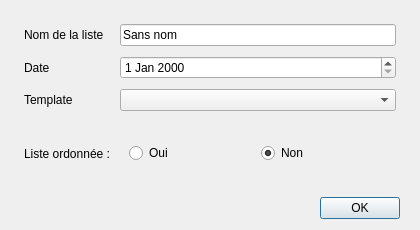
<?xml version="1.0" encoding="UTF-8"?>
<ui version="4.0">
 <class>NewList</class>
 <widget class="QDialog" name="NewList">
  <property name="geometry">
   <rect>
    <x>0</x>
    <y>0</y>
    <width>420</width>
    <height>230</height>
   </rect>
  </property>
  <property name="windowTitle">
   <string>Nouvelle Liste</string>
  </property>
  <layout class="QVBoxLayout" name="verticalLayout_2">
   <item>
    <widget class="QWidget" name="widget_2" native="true">
     <layout class="QVBoxLayout" name="verticalLayout">
      <property name="spacing">
       <number>7</number>
      </property>
      <property name="leftMargin">
       <number>9</number>
      </property>
      <property name="bottomMargin">
       <number>0</number>
      </property>
      <item>
       <layout class="QGridLayout" name="gridLayout">
        <property name="leftMargin">
         <number>4</number>
        </property>
        <property name="topMargin">
         <number>4</number>
        </property>
        <property name="rightMargin">
         <number>4</number>
        </property>
        <property name="bottomMargin">
         <number>4</number>
        </property>
        <property name="spacing">
         <number>10</number>
        </property>
        <item row="1" column="0">
         <widget class="QLabel" name="date">
          <property name="text">
           <string>Date</string>
          </property>
          <property name="alignment">
           <set>Qt::AlignLeading|Qt::AlignLeft|Qt::AlignVCenter</set>
          </property>
         </widget>
        </item>
        <item row="2" column="0">
         <widget class="QLabel" name="template_2">
          <property name="text">
           <string>Template</string>
          </property>
          <property name="alignment">
           <set>Qt::AlignLeading|Qt::AlignLeft|Qt::AlignVCenter</set>
          </property>
          <property name="indent">
           <number>-1</number>
          </property>
         </widget>
        </item>
        <item row="0" column="0">
         <widget class="QLabel" name="name">
          <property name="text">
           <string>Nom de la liste</string>
          </property>
          <property name="alignment">
           <set>Qt::AlignLeading|Qt::AlignLeft|Qt::AlignVCenter</set>
          </property>
         </widget>
        </item>
        <item row="0" column="1">
         <widget class="QLineEdit" name="lineEditName">
          <property name="text">
           <string>Sans nom</string>
          </property>
         </widget>
        </item>
        <item row="3" column="1">
         <widget class="QWidget" name="widget" native="true">
          <layout class="QHBoxLayout" name="horizontalLayout">
           <item>
            <widget class="QRadioButton" name="radioButtonYes">
             <property name="text">
              <string>Oui</string>
             </property>
             <property name="checked">
              <bool>false</bool>
             </property>
            </widget>
           </item>
           <item>
            <widget class="QRadioButton" name="radioButtonNo">
             <property name="mouseTracking">
              <bool>true</bool>
             </property>
             <property name="focusPolicy">
              <enum>Qt::TabFocus</enum>
             </property>
             <property name="text">
              <string>Non</string>
             </property>
             <property name="checked">
              <bool>true</bool>
             </property>
            </widget>
           </item>
          </layout>
         </widget>
        </item>
        <item row="3" column="0">
         <widget class="QLabel" name="ordered">
          <property name="text">
           <string>Liste ordonnée :</string>
          </property>
          <property name="alignment">
           <set>Qt::AlignLeading|Qt::AlignLeft|Qt::AlignVCenter</set>
          </property>
         </widget>
        </item>
        <item row="2" column="1">
         <widget class="QComboBox" name="comboBox"/>
        </item>
        <item row="1" column="1">
         <widget class="QDateEdit" name="dateEdit"/>
        </item>
       </layout>
      </item>
      <item>
       <widget class="QDialogButtonBox" name="buttonBox">
        <property name="orientation">
         <enum>Qt::Horizontal</enum>
        </property>
        <property name="standardButtons">
         <set>QDialogButtonBox::Ok</set>
        </property>
       </widget>
      </item>
     </layout>
    </widget>
   </item>
  </layout>
 </widget>
 <tabstops>
  <tabstop>lineEditName</tabstop>
  <tabstop>dateEdit</tabstop>
  <tabstop>comboBox</tabstop>
  <tabstop>radioButtonYes</tabstop>
  <tabstop>radioButtonNo</tabstop>
  <tabstop>buttonBox</tabstop>
 </tabstops>
 <resources/>
 <connections>
  <connection>
   <sender>buttonBox</sender>
   <signal>accepted()</signal>
   <receiver>NewList</receiver>
   <slot>accept()</slot>
   <hints>
    <hint type="sourcelabel">
     <x>263</x>
     <y>217</y>
    </hint>
    <hint type="destinationlabel">
     <x>157</x>
     <y>274</y>
    </hint>
   </hints>
  </connection>
 </connections>
</ui>
